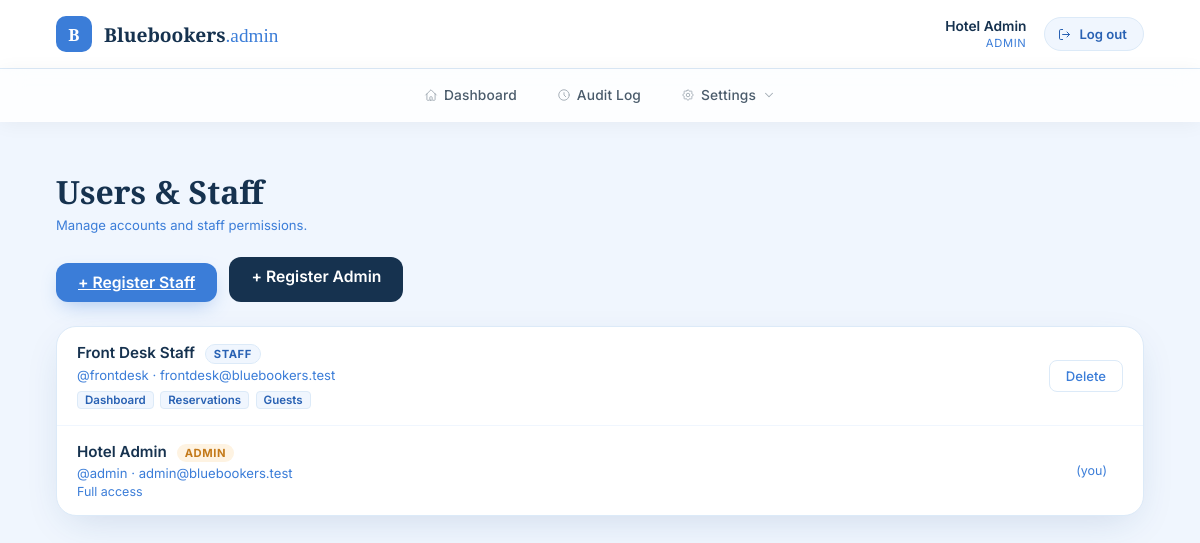
The page /admin/users.php (signed in) on the database its author committed.
### tables this page shows
CREATE TABLE IF NOT EXISTS users (
  id            INT AUTO_INCREMENT PRIMARY KEY,
  username      VARCHAR(50)  NOT NULL UNIQUE,
  email         VARCHAR(255) NOT NULL UNIQUE,
  password_hash VARCHAR(255) NOT NULL,
  full_name     VARCHAR(150) NULL,
  role          ENUM('admin', 'staff') NOT NULL DEFAULT 'staff',
  permissions   TEXT NULL,
  created_at    TIMESTAMP NOT NULL DEFAULT CURRENT_TIMESTAMP
);

### config.php (called while the page is built, shortened)
<?php
function bb_db()
{
    static $pdo = null;
    if ($pdo === null) {
        try {
            $pdo = new PDO(
                'mysql:host=' . BB_DB_HOST . ';dbname=' . BB_DB_NAME . ';charset=utf8mb4',
                BB_DB_USER,
                BB_DB_PASS,
                [
                    PDO::ATTR_ERRMODE => PDO::ERRMODE_EXCEPTION,
                    PDO::ATTR_DEFAULT_FETCH_MODE => PDO::FETCH_ASSOC,
                ]
            );
        } catch (PDOException $e) {
            error_log('DB connection failed: ' . $e->getMessage());
            http_response_code(500);
            exit('Database connection failed. Make sure MySQL is running in XAMPP (XAMPP Control Panel -> Start next to MySQL) and that you\'ve imported schema.sql in phpMyAdmin to create the "bluebookers" database.');
        }
    }
    return $pdo;
}
function bb_is_logged_in()
{
    return !empty($_SESSION['logged_in']);
}
function bb_current_role()
{
    return isset($_SESSION['role']) ? $_SESSION['role'] : null;
}
function bb_is_admin()
{
    return bb_is_logged_in() && bb_current_role() === BB_ROLE_ADMIN;
}

### db.php (called while the page is built, shortened)
<?php
function db_list_users()
{
    $stmt = bb_db()->query('SELECT id, username, email, full_name, role, permissions FROM users ORDER BY role DESC, username ASC');
    return $stmt->fetchAll();
}

### admin/users.php (the view, shortened to what this page needs)
<?php
require_once __DIR__ . '/../config.php';
require_once __DIR__ . '/../db.php';
$branches = [
    'annex'          => 'BB Apartelle',
    'mtv'            => 'MTV3',
    'dormitel'       => 'ELTI Dormitel',
    'aps'            => 'APS',
    'euroasia_stall' => 'Euroasia Stall',
    'annex_stall'    => 'Annex Stall',
];
$branchKey  = $_GET['branch'] ?? '';
$branchName = $branches[$branchKey] ?? '';
$displayName = $_SESSION['full_name'] ?: $_SESSION['username'];
$accounts = db_list_users();
?>
<!DOCTYPE html>
<html lang="en">
<head>
<link rel="stylesheet" href="../assets/css/style.css">
<link rel="stylesheet" href="../assets/css/dashboard.css">
</head>
<body class="dashboard-body">
<header class="topbar">
    <div class="topbar__brand">
        <span class="topbar__brand-mark">B</span>
        <span class="topbar__brand-name">Bluebookers<?php if (bb_is_admin()): ?><span class="topbar__brand-suffix">.admin</span><?php endif; ?></span>
    </div>
    <div class="topbar__right">
        <div class="topbar__user">
            <span class="topbar__user-name"><?= htmlspecialchars($displayName) ?></span>
            <span class="topbar__user-role"><?= bb_is_admin() ? 'Admin' : 'Staff' ?></span>
        </div>
        <a href="../logout.php" class="topbar__logout">
            <span>Log out</span>
        </a>
    </div>
</header>
<?php if ($branchKey): include __DIR__ . '/includes/property_navbar.php'; else: include __DIR__ . '/includes/navbar.php'; endif; ?>
<main class="users-main">
    <div class="users-header">
        <h1 class="users-header__title"><?= $branchName ? htmlspecialchars($branchName) . ' — ' : '' ?>Users &amp; Staff</h1>
        <p class="users-header__sub">Manage accounts and staff permissions.</p>
    </div>
    <div class="users-actions">
        <a href="register-user.php" class="btn btn--primary" style="width:auto;padding:10px 22px;">+ Register Staff</a>
        <a href="register-admin.php" class="btn btn--ghost" style="width:auto;padding:10px 22px;">+ Register Admin</a>
    </div>
    <div class="users-card">
        <?php foreach ($accounts as $a): ?>
        <div class="user-row">
            <div class="user-info">
                <div class="user-info__name">
                    <?= htmlspecialchars($a['full_name'] ?: $a['username']) ?>
                    <span class="user-role-badge user-role-badge--<?= $a['role'] ?>">
                        <?= $a['role'] === 'admin' ? 'Admin' : 'Staff' ?>
                    </span>
                </div>
                <div class="user-info__meta">
                    @<?= htmlspecialchars($a['username']) ?> · <?= htmlspecialchars($a['email']) ?>
                </div>
                <?php if ($a['role'] === 'staff' && $a['permissions']): ?>
                    <div class="user-permissions">
                        <?php foreach (array_map('trim', explode(',', $a['permissions'])) as $perm): ?>
                            <span class="perm-tag"><?= htmlspecialchars($perm) ?></span>
                        <?php endforeach; ?>
                    </div>
                <?php elseif ($a['role'] === 'admin'): ?>
                    <div class="full-access">Full access</div>
                <?php endif; ?>
            </div>
            <?php if ((int)$a['id'] !== (int)$_SESSION['user_id']): ?>
            <form method="post" onsubmit="return confirm('Delete <?= htmlspecialchars(addslashes($a['username'])) ?>? This can\'t be undone.');">
                <button type="submit" class="delete-btn">Delete</button>
            </form>
            <?php else: ?>
                <span class="you-label">(you)</span>
            <?php endif; ?>
        </div>
        <?php endforeach; ?>
    </div>
</main>
</body>
</html>

### assets/css/style.css (style rules this page uses)
:root { --blue-50: #f0f6fe; --blue-100: #dceaf8; --blue-200: #b8d2ee; --blue-500: #3b7dd8; --blue-600: #3170c4; --blue-700: #2861b3; --blue-900: #16324f; --white: #ffffff; --gray-100: #f7f9fc; --gray-300: #d4dce6; --gray-500: #8a9aa8; --gray-700: #4a5b6b; --amber: #f0a857; --font-serif: 'Playfair Display', serif; --font-sans: 'Inter', sans-serif; --radius-lg: 20px; --radius-md: 12px; --radius-sm: 8px; --shadow-card: 0 12px 40px -12px rgba(28, 70, 130, 0.18); --shadow-btn: 0 8px 20px -6px rgba(59, 125, 216, 0.4); --ease-out: cubic-bezier(.16, 1, .3, 1); }
* { box-sizing: border-box; }
html, body { margin: 0; min-height: 100vh; font-family: var(--font-sans); color: var(--blue-900); background: var(--blue-50); overflow-x: hidden; }
img, svg { display: block; }
.btn { position: relative; width: 100%; border: none; border-radius: var(--radius-md); padding: 14px 20px; font-family: var(--font-sans); font-size: 0.98rem; font-weight: 600; cursor: pointer; transition: transform 180ms var(--ease-out), box-shadow 180ms var(--ease-out), filter 180ms var(--ease-out); }
.btn--primary { margin-top: 6px; background: var(--blue-500); color: var(--white); box-shadow: var(--shadow-btn); display: flex; align-items: center; justify-content: center; gap: 10px; }
.btn--ghost { background: var(--blue-900); color: var(--white); text-align: center; text-decoration: none; display: block; }

### assets/css/dashboard.css (style rules this page uses)
.dashboard-body { min-height: 100vh; display: flex; flex-direction: column; background: var(--blue-50); }
.topbar { background: var(--white); border-bottom: 1px solid var(--blue-100); display: flex; align-items: center; justify-content: space-between; padding: 16px clamp(20px, 5vw, 56px); box-shadow: 0 2px 8px rgba(0,0,0,0.04); }
.topbar__brand { display: flex; align-items: center; gap: 12px; }
.topbar__brand-mark { width: 36px; height: 36px; border-radius: 10px; background: var(--blue-500); color: var(--white); display: flex; align-items: center; justify-content: center; font-family: var(--font-serif); font-weight: 700; font-size: 1.05rem; flex-shrink: 0; }
.topbar__brand-name { font-family: var(--font-serif); font-weight: 600; font-size: 1.2rem; color: var(--blue-900); }
.topbar__brand-suffix { color: var(--blue-500); font-weight: 500; }
.topbar__right { display: flex; align-items: center; gap: 18px; }
.topbar__user { display: flex; flex-direction: column; align-items: flex-end; line-height: 1.25; }
.topbar__user-name { font-weight: 600; font-size: 0.86rem; color: var(--blue-900); }
.topbar__user-role { font-size: 0.7rem; text-transform: uppercase; letter-spacing: 0.06em; color: var(--blue-500); }
.topbar__logout { display: flex; align-items: center; gap: 7px; background: var(--blue-50); border: 1px solid var(--blue-100); border-radius: 999px; padding: 8px 16px 8px 12px; color: var(--blue-700); font-size: 0.82rem; font-weight: 600; text-decoration: none; transition: background 180ms var(--ease-out), color 180ms var(--ease-out), transform 180ms var(--ease-out); }
.topbar__logout svg { width: 15px; height: 15px; }

### rows shown on the page
users: full_name "Front Desk Staff", role "STAFF", username "frontdesk", email "frontdesk@bluebookers.test", permissions "Dashboard", permissions "Reservations", permissions "Guests"
users: full_name "Hotel Admin", role "ADMIN", username "admin", email "admin@bluebookers.test", shows "(you)"

### other values the page prints
$displayName "Hotel Admin"
